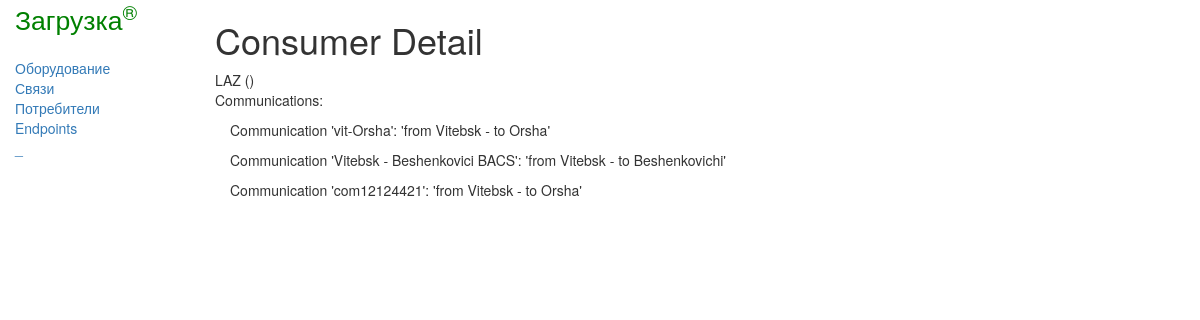
Page /register/consumer/1 on the earlier database version.
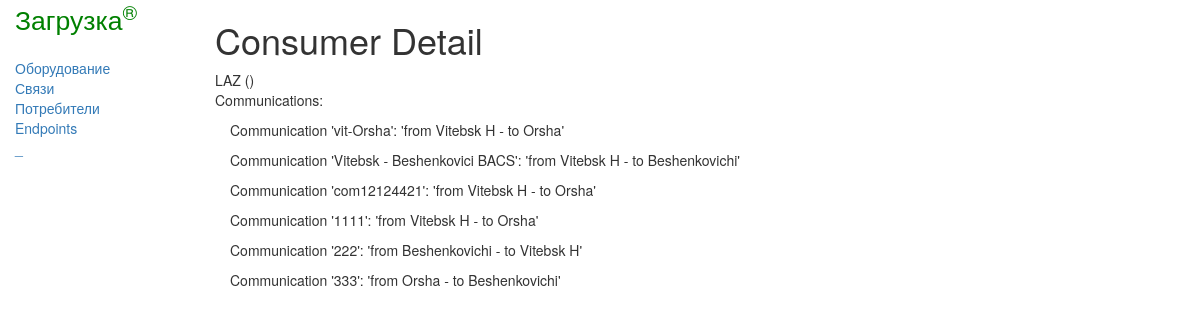
Same page on the later database version.
### register/models.py (models this page shows, shortened)
class Consumer(models.Model):
    name = models.CharField(max_length=100)
    telephone = models.TextField(max_length=1000, null=True, blank=True)
    note = models.TextField(null=True, blank=True)

class Communication(models.Model):
    service_status_choices = [
        ('E', 'enabled'),
        ('D', 'disabled')
    ]
    name = models.CharField(max_length=150)
    direction_from = models.ForeignKey(EndPoint, on_delete=models.RESTRICT, related_name='direction_from')
    direction_to = models.ForeignKey(EndPoint, on_delete=models.RESTRICT, related_name='direction_to')
    consumer = models.ForeignKey(Consumer, on_delete=models.RESTRICT, related_name='communications')
    service_status = models.CharField(max_length=1, choices=service_status_choices, default='E')
    create_date = models.DateTimeField(auto_now_add=True)
    note = models.TextField(null=True, blank=True)
    class Meta:
        unique_together = ('name', 'direction_from', 'direction_to', 'consumer')
    def __str__(self):
        return f"Communication '{self.name}': 'from {self.direction_from} - to {self.direction_to}'"

class EndPoint(models.Model):
    name = models.CharField(max_length=100)
    code = models.CharField(max_length=100, null=True, blank=True)
    note = models.TextField(null=True, blank=True)
    def __str__(self):
        return f"{self.name}"

### register/views.py (the view)
# urls.py: path('consumer/<pk>', views.ConsumerDetailView.as_view(), name='consumer_detail'),
class ConsumerDetailView(generic.DetailView):
    model = Consumer

### register/templates/register/consumer_detail.html
{% extends "base_generic.html" %}
{% block content %}
 <h1>Consumer Detail</h1>
    {% if consumer %}
        {{ consumer.name }} ({{ consumer.phone }})
        <p>Communications:</p>
        {% for communication in consumer.communications.all %}
            <p style="margin-left: 15px;">{{ communication }}</p>
        {% endfor %}
    {% else %}
      <p>There are no consumer detail</p>
    {% endif %}
{% endblock %}

### register/templates/base_generic.html (shortened to what this page needs)
<!DOCTYPE html>
<html lang="en">
    <head>
        <link rel="stylesheet" href="https://maxcdn.bootstrapcdn.com/bootstrap/3.3.7/css/bootstrap.min.css">
        {% load static %}
        <link rel="stylesheet" href="{% static 'css/styles.css' %}">
    </head>
    <body>
        <div class="container-fluid">
            <div class="row">
                <div class="col-sm-2">
                    <span class="logo">Загрузка<sup>&reg;</sup></span>
                    {% block sidebar %}
                        <ul class="sidebar-nav">
                            <li><a href="{% url 'index' %}">Оборудование</a></li>
                            <li><a href="{% url 'communications' %}">Связи</a></li>
                            <li><a href="{% url 'consumers' %}">Потребители</a></li>
                            <li><a href="{% url 'endpoints' %}">Endpoints</a></li>
                            <li><a href="">_</a></li>
                        </ul>
                    {% endblock %}
                </div>
                <div class="col-sm-10">
                    {% block content %}{% endblock %}
                </div>
            </div>
        </div>
    </body>
</html>

### register/static/css/styles.css (style rules this page uses)
.sidebar-nav { margin-top: 20px; padding: 0; list-style: none; }
span.logo { font-size: 1.9em; color: green; }

Differences in the rows shown:
changed through a linked row, Communication: name+direction_from+direction_to "Communication 'vit-Orsha': 'from Vitebsk - to Orsha'" → "Communication 'vit-Orsha': 'from Vitebsk H - to Orsha'"
changed through a linked row, Communication: name+direction_from+direction_to "Communication 'Vitebsk - Beshenkovici BACS': 'from Vitebsk - to Beshenkovichi'" → "Communication 'Vitebsk - Beshenkovici BACS': 'from Vitebsk H - to Beshenkovichi'"
changed through a linked row, Communication: name+direction_from+direction_to "Communication 'com12124421': 'from Vitebsk - to Orsha'" → "Communication 'com12124421': 'from Vitebsk H - to Orsha'"
added Communication: name+direction_from+direction_to "Communication '1111': 'from Vitebsk H - to Orsha'"
added Communication: name+direction_from+direction_to "Communication '222': 'from Beshenkovichi - to Vitebsk H'"
added Communication: name+direction_from+direction_to "Communication '333': 'from Orsha - to Beshenkovichi'"
